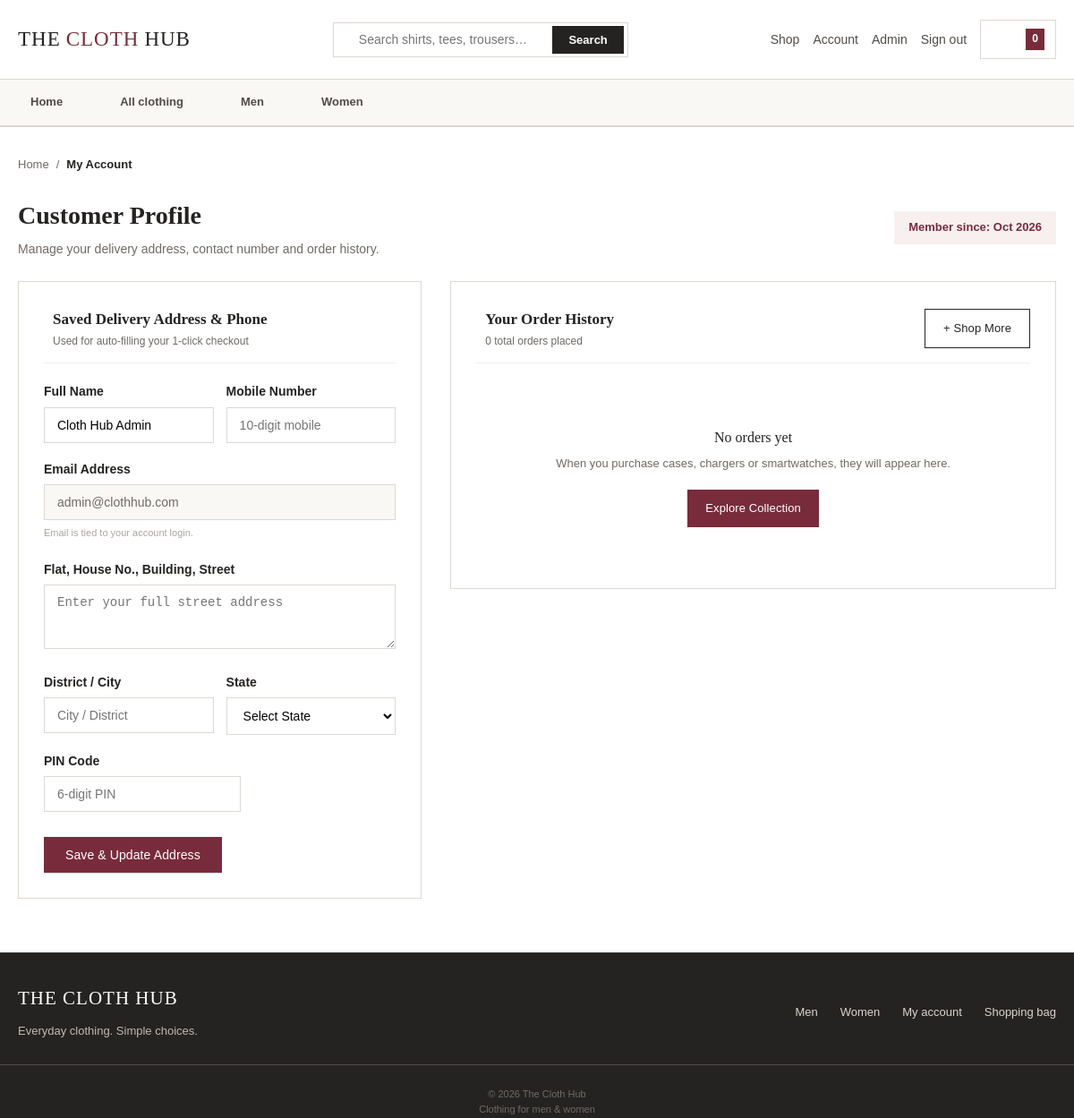
The app's page /profile.php (signed in) with its own data.
### tables this page shows
CREATE TABLE `users` (
  `id` int(11) NOT NULL AUTO_INCREMENT,
  `full_name` varchar(100) NOT NULL,
  `email` varchar(100) NOT NULL,
  `phone` varchar(20) DEFAULT NULL,
  `address` text DEFAULT NULL,
  `district` varchar(100) DEFAULT NULL,
  `state` varchar(100) DEFAULT NULL,
  `pincode` varchar(10) DEFAULT NULL,
  `password` varchar(255) NOT NULL,
  `role` enum('customer','admin') DEFAULT 'customer',
  `created_at` timestamp NOT NULL DEFAULT current_timestamp(),
  PRIMARY KEY (`id`),
  UNIQUE KEY `email` (`email`)
);

### profile.php (the view, shortened to what this page needs)
<?php
require_once 'includes/bootstrap.php';
$user_id = (int)$_SESSION['user_id'];
$stmt_user = $conn->prepare("SELECT * FROM users WHERE id = ?");
$stmt_user->execute([$user_id]);
$user = $stmt_user->fetch();
$stmt_orders = $conn->prepare("SELECT * FROM orders WHERE user_id = ? ORDER BY created_at DESC");
$stmt_orders->execute([$user_id]);
$orders = $stmt_orders->fetchAll();
require_once 'includes/header.php';
?>
<div class="container">
    <div class="breadcrumbs">
        <a href="index.php">Home</a>
        <span>/</span>
        <span style="color: var(--dark); font-weight: 600;">My Account</span>
    </div>
    <div style="display: flex; justify-content: space-between; align-items: center; margin-bottom: 24px; flex-wrap: wrap; gap: 12px;">
        <div>
            <h1 style="font-size: 28px; font-weight: 800; color: var(--dark); margin-bottom: 4px;">Customer Profile</h1>
            <p style="color: var(--text-muted); font-size: 14px;">Manage your delivery address, contact number and order history.</p>
        </div>
        <div style="background: var(--primary-light); padding: 8px 16px; border-radius: 0; font-weight: 700; color: var(--primary); font-size: 13px;">
            Member since: <?= date('M Y', strtotime($user['created_at'])) ?>
        </div>
    </div>
    <div style="display: flex; gap: 32px; flex-wrap: wrap; align-items: flex-start;">
        <div style="flex: 1.2; min-width: 320px;">
            <div style="background: var(--bg-card); border: 1px solid var(--border-color); border-radius: 0; padding: 28px; box-shadow: var(--shadow-sm);">
                <div style="display: flex; align-items: center; gap: 10px; margin-bottom: 20px; padding-bottom: 14px; border-bottom: 1px solid var(--border-light);">
                    <div>
                        <h3 style="font-size: 17px; font-weight: 800; color: var(--dark); margin-bottom: 2px;">Saved Delivery Address & Phone</h3>
                        <p style="font-size: 12px; color: var(--text-muted);">Used for auto-filling your 1-click checkout</p>
                    </div>
                </div>
                <form action="profile.php" method="POST">
                    <div style="display: grid; grid-template-columns: 1fr 1fr; gap: 14px;">
                        <div class="form-group">
                            <label>Full Name</label>
                            <input type="text" name="name" class="form-control" value="<?= htmlspecialchars($user['full_name']) ?>" required>
                        </div>
                        <div class="form-group">
                            <label>Mobile Number</label>
                            <input type="tel" name="phone" class="form-control" value="<?= htmlspecialchars($user['phone'] ?? '') ?>" placeholder="10-digit mobile" pattern="[0-9]{10}" maxlength="10">
                        </div>
                    </div>
                    <div class="form-group">
                        <label>Email Address</label>
                        <input type="email" class="form-control" value="<?= htmlspecialchars($user['email']) ?>" readonly style="background: #faf8f5; color: #716a64;">
                        <small style="color: var(--text-light); font-size: 11px;">Email is tied to your account login.</small>
                    </div>
                    <div class="form-group">
                        <label>Flat, House No., Building, Street</label>
                        <textarea name="address" class="form-control" rows="3" placeholder="Enter your full street address"><?= htmlspecialchars($user['address'] ?? '') ?></textarea>
                    </div>
                    <div style="display: grid; grid-template-columns: 1fr 1fr; gap: 14px;">
                        <div class="form-group">
                            <label>District / City</label>
                            <input type="text" name="district" class="form-control" value="<?= htmlspecialchars($user['district'] ?? '') ?>" placeholder="City / District">
                        </div>
                        <div class="form-group">
                            <label>State</label>
                            <select name="state" class="form-control">
                                <option value="">Select State</option>
                            </select>
                        </div>
                    </div>
                    <div class="form-group" style="max-width: 220px;">
                        <label>PIN Code</label>
                        <input type="text" name="pincode" class="form-control" value="<?= htmlspecialchars($user['pincode'] ?? '') ?>" placeholder="6-digit PIN" pattern="[0-9]{6}" maxlength="6">
                    </div>
                    <button type="submit" class="btn btn-primary" style="padding: 12px 24px; font-size: 14px; margin-top: 10px;">
                         Save & Update Address
                    </button>
                </form>
            </div>
        </div>
        <div style="flex: 1.8; min-width: 320px;">
            <div style="background: var(--bg-card); border: 1px solid var(--border-color); border-radius: 0; padding: 28px; box-shadow: var(--shadow-sm);">
                <div style="display: flex; align-items: center; justify-content: space-between; margin-bottom: 20px; padding-bottom: 14px; border-bottom: 1px solid var(--border-light);">
                    <div style="display: flex; align-items: center; gap: 10px;">
                        <div>
                            <h3 style="font-size: 17px; font-weight: 800; color: var(--dark); margin-bottom: 2px;">Your Order History</h3>
                            <p style="font-size: 12px; color: var(--text-muted);"><?= count($orders) ?> total orders placed</p>
                        </div>
                    </div>
                    <a href="shop.php" class="btn btn-secondary btn-sm">+ Shop More</a>
                </div>
                <?php if(empty($orders)): ?>
                    <div style="text-align: center; padding: 40px 20px; color: var(--text-muted);">
                        <h4 style="color: var(--dark); margin-bottom: 6px;">No orders yet</h4>
                        <p style="font-size: 13px; margin-bottom: 18px;">When you purchase cases, chargers or smartwatches, they will appear here.</p>
                        <a href="shop.php" class="btn btn-primary btn-sm">Explore Collection</a>
                    </div>
                <?php endif; ?>
            </div>
        </div>
    </div>
</div>
<?php require_once 'includes/footer.php'; ?>

### assets/css/style.css (style rules this page uses)
:root { --primary: #782c3b; --primary-hover: #60202d; --primary-light: #f7f0ef; --dark: #252321; --dark-muted: #514b46; --text-main: #33302d; --text-muted: #716a64; --text-light: #afa59c; --bg-page: #faf8f5; --bg-card: #ffffff; --border-color: #ded8d2; --border-light: #f3efeb; --success: #10b981; --success-bg: #ecfdf5; --warning: #f59e0b; --danger: #ef4444; --shadow-sm: 0 1px 2px 0 rgba(0, 0, 0, 0.05); --shadow-md: 0 4px 6px -1px rgba(0, 0, 0, 0.07), 0 2px 4px -2px rgba(0, 0, 0, 0.05); --shadow-lg: 0 10px 15px -3px rgba(0, 0, 0, 0.08), 0 4px 6px -4px rgba(0, 0, 0, 0.04); --radius-sm: 0; --radius-md: 0; --radius-lg: 0; --radius-full: 0; }
* { box-sizing: border-box; margin: 0; padding: 0; }
body { font-family: -apple-system, BlinkMacSystemFont, "Segoe UI", Roboto, Helvetica, Arial, sans-serif; color: var(--text-main); line-height: 1.6; background-color: var(--bg-page); -webkit-font-smoothing: antialiased; }
.container { max-width: 1200px; margin: 0 auto; padding: 0 20px; }
.btn { display: inline-flex; align-items: center; justify-content: center; gap: 8px; padding: 11px 22px; font-size: 14px; font-weight: 600; text-decoration: none; border: none; border-radius: 0; cursor: pointer; text-align: center; transition: all 0.2s ease; }
.btn-primary { background: var(--primary); color: #ffffff; box-shadow: 0 2px 4px rgba(37, 99, 235, 0.2); }
.btn-secondary { background: var(--bg-card); color: var(--dark); border: 1px solid var(--border-color); }
.btn-sm { padding: 6px 12px; font-size: 13px; border-radius: 0; }
.breadcrumbs { display: flex; align-items: center; gap: 8px; font-size: 13px; color: var(--text-muted); margin-bottom: 24px; }
.breadcrumbs a { color: var(--text-muted); text-decoration: none; }
.form-group { margin-bottom: 18px; }
.form-group label { display: block; font-size: 14px; font-weight: 600; color: var(--dark); margin-bottom: 6px; }
.form-control { width: 100%; padding: 11px 14px; font-size: 14px; border: 1px solid var(--border-color); border-radius: 0; background: #ffffff; transition: border-color 0.15s ease, box-shadow 0.15s ease; }
:root { --bg-page:#fff; --shadow-sm:none; --shadow-md:none; --shadow-lg:none; }
body { font-family: 'Trebuchet MS', 'Gill Sans', Arial, sans-serif; }
*, *::before, *::after { border-radius:0 !important; box-shadow:none !important; }
h1,h2,h3,h4,.logo,.section-title,.auth-brand-title { font-family: Georgia, 'Times New Roman', serif; font-weight:400; }
.btn { font-weight:500; padding:11px 20px; letter-spacing:.1px; }
.btn-primary { background:#782c3b; border-color:#782c3b; }
.btn-secondary { background:transparent; border:1px solid #252321; color:#252321; }

### records on screen
users: created_at "Oct 2026", name "Cloth Hub Admin", email "admin@clothhub.com"

### other values on screen
$cart_count "0"
count($orders) "0"
